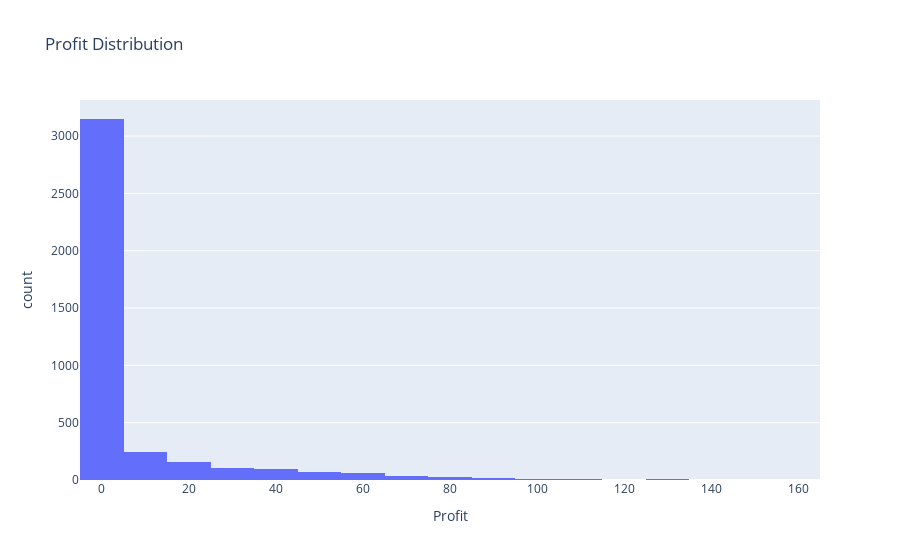

The notebook cell saved with this chart:
### Markdown cell above
##### Profit Distribution across Trades
- Calculate and visualize the distribution of profits across all trades. This provides insights into the consistency and variability of returns.

### Code cell
profit_dist = px.histogram(
    control_df, 
    x='profit', 
    nbins=20, 
    title='Profit Distribution', 
    labels={'profit': 'Profit', 'count':'Frequency'})

profit_dist.show()

### Figure 1 — Plotly figure (JSON) as saved in the notebook; plotly's stock layout.template omitted (floating-point values rounded to 4 significant figures; data arrays with more than 128 entries replaced by an {"elided": "..."} marker saying what was removed)
{"data": [{"alignmentgroup": "True", "bingroup": "x", "hovertemplate": "Profit=%{x}<br>count=%{y}<extra></extra>", "legendgroup": "", "marker": {"color": "#636efa", "pattern": {"shape": ""}}, "name": "", "nbinsx": 20, "offsetgroup": "", "orientation": "v", "showlegend": false, "type": "histogram", "x": {"elided": "3987 float values"}, "xaxis": "x", "yaxis": "y"}], "layout": {"barmode": "relative", "legend": {"tracegroupgap": 0}, "title": {"text": "Profit Distribution"}, "xaxis": {"anchor": "y", "domain": [0, 1], "title": {"text": "Profit"}}, "yaxis": {"anchor": "x", "domain": [0, 1], "title": {"text": "count"}}}}
